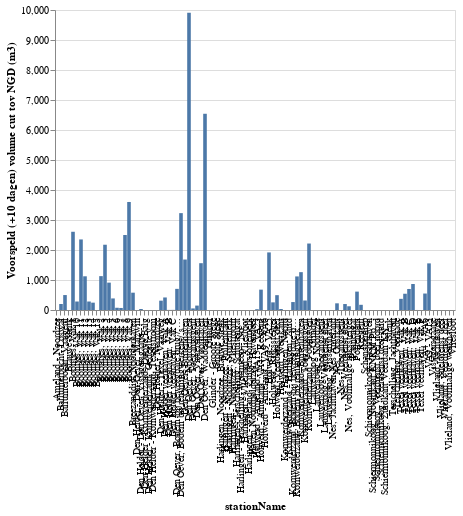

Here is the notebook cell this chart was saved with:
### Code cell
fig = alt.Chart(df_fc).mark_bar().encode(
    x='stationName',
    y='Voorspeld (+10 dagen) volume cut tov NGD (m3)',
    tooltip=['locationId', 'stationName', 'Voorspeld (+10 dagen) volume cut tov NGD (m3)']
)
fig

### Figure 1 — Vega-Lite specification as saved in the notebook (floating-point values rounded to 4 significant figures)
{"$schema": "https://vega.github.io/schema/vega-lite/v2.6.0.json", "config": {"view": {"height": 300, "width": 400}}, "data": {"name": "data-1cbc8393e3fd2e118f71cce5d4d1e2e0"}, "datasets": {"data-1cbc8393e3fd2e118f71cce5d4d1e2e0": [{"Voorspeld (+10 dagen) volume cut tov NGD (m3)": 311.1, "flag": 0, "locationId": "bv.1.7.1.1", "moduleInstanceId": "pr.Wind.minDepth.cutfill.volopp.setfill", "parameterId": "m3.minDepth.cut.f", "qualifierId": "q.all", "stationName": "Den Helder - Texel, Vaarweg", "units": "m3"}, {"Voorspeld (+10 dagen) volume cut tov NGD (m3)": 417.7, "flag": 0, "locationId": "bv.1.7.1.1.1.1", "moduleInstanceId": "pr.Wind.minDepth.cutfill.volopp.setfill", "parameterId": "m3.minDepth.cut.f", "qualifierId": "q.all", "stationName": "Den Helder veerhaven, Vak A", "units": "m3"}, {"Voorspeld (+10 dagen) volume cut tov NGD (m3)": 3.13, "flag": 0, "locationId": "bv.1.7.1.1.1.2", "moduleInstanceId": "pr.Wind.minDepth.cutfill.volopp.setfill", "parameterId": "m3.minDepth.cut.f", "qualifierId": "q.all", "stationName": "Den Helder veerhaven, Vak B", "units": "m3"}, {"Voorspeld (+10 dagen) volume cut tov NGD (m3)": 4.23, "flag": 0, "locationId": "bv.1.7.1.1.1.3", "moduleInstanceId": "pr.Wind.minDepth.cutfill.volopp.setfill", "parameterId": "m3.minDepth.cut.f", "qualifierId": "q.all", "stationName": "Den Helder veerhaven, Vak C", "units": "m3"}, {"Voorspeld (+10 dagen) volume cut tov NGD (m3)": 372.0, "flag": 0, "locationId": "bv.1.7.1.1.2.1", "moduleInstanceId": "pr.Wind.minDepth.cutfill.volopp.setfill", "parameterId": "m3.minDepth.cut.f", "qualifierId": "q.all", "stationName": "Texel veerhaven, Vak A", "units": "m3"}, {"Voorspeld (+10 dagen) volume cut tov NGD (m3)": 542.0, "flag": 0, "locationId": "bv.1.7.1.1.2.2", "moduleInstanceId": "pr.Wind.minDepth.cutfill.volopp.setfill", "parameterId": "m3.minDepth.cut.f", "qualifierId": "q.all", "stationName": "Texel veerhaven, Vak B", "units": "m3"}, {"Voorspeld (+10 dagen) volume cut tov NGD (m3)": 701.1, "flag": 0, "locationId": "bv.1.7.1.1.2.3", "moduleInstanceId": "pr.Wind.minDepth.cutfill.volopp.setfill", "parameterId": "m3.minDepth.cut.f", "qualifierId": "q.all", "stationName": "Texel veerhaven, Vak C", "units": "m3"}, {"Voorspeld (+10 dagen) volume cut tov NGD (m3)": 866.1, "flag": 0, "locationId": "bv.1.7.1.1.2.4", "moduleInstanceId": "pr.Wind.minDepth.cutfill.volopp.setfill", "parameterId": "m3.minDepth.cut.f", "qualifierId": "q.all", "stationName": "Texel veerhaven, Vak D", "units": "m3"}, {"Voorspeld (+10 dagen) volume cut tov NGD (m3)": 1.26, "flag": 0, "locationId": "bv.1.7.1.1.2.5", "moduleInstanceId": "pr.Wind.minDepth.cutfill.volopp.setfill", "parameterId": "m3.minDepth.cut.f", "qualifierId": "q.all", "stationName": "Texel veerhaven, Vak E", "units": "m3"}, {"Voorspeld (+10 dagen) volume cut tov NGD (m3)": 0, "flag": 0, "locationId": "bv.1.7.1.1.2.6", "moduleInstanceId": "pr.Wind.minDepth.cutfill.volopp.setfill", "parameterId": "m3.minDepth.cut.f", "qualifierId": "q.all", "stationName": "Texel veerhaven, Vak F", "units": "m3"}, {"Voorspeld (+10 dagen) volume cut tov NGD (m3)": 0, "flag": 0, "locationId": "bv.1.7.1.2", "moduleInstanceId": "pr.Wind.minDepth.cutfill.volopp.setfill", "parameterId": "m3.minDepth.cut.f", "qualifierId": "q.all", "stationName": "Den Helder - Noordzee", "units": "m3"}, {"Voorspeld (+10 dagen) volume cut tov NGD (m3)": 0, "flag": 0, "locationId": "bv.1.7.1.3.1", "moduleInstanceId": "pr.Wind.minDepth.cutfill.volopp.setfill", "parameterId": "m3.minDepth.cut.f", "qualifierId": "q.all", "stationName": "Visjagersgaatje", "units": "m3"}, {"Voorspeld (+10 dagen) volume cut tov NGD (m3)": 0, "flag": 0, "locationId": "bv.1.7.1.3.1.A", "moduleInstanceId": "pr.Wind.minDepth.cutfill.volopp.setfill", "parameterId": "m3.minDepth.cut.f", "qualifierId": "q.all", "stationName": "Den Helder - Den Oever, Malzwin", "units": "m3"}, {"Voorspeld (+10 dagen) volume cut tov NGD (m3)": 33.76, "flag": 0, "locationId": "bv.1.7.1.3.1.B", "moduleInstanceId": "pr.Wind.minDepth.cutfill.volopp.setfill", "parameterId": "m3.minDepth.cut.f", "qualifierId": "q.all", "stationName": "Den Helder - Den Oever, Visjagersgaatje -Den Oever", "units": "m3"}, {"Voorspeld (+10 dagen) volume cut tov NGD (m3)": 52.46, "flag": 0, "locationId": "bv.1.7.1.3.2.1", "moduleInstanceId": "pr.Wind.minDepth.cutfill.volopp.setfill", "parameterId": "m3.minDepth.cut.f", "qualifierId": "q.all", "stationName": "Den Oever, Toegangsgeul", "units": "m3"}, {"Voorspeld (+10 dagen) volume cut tov NGD (m3)": 1682.0, "flag": 0, "locationId": "bv.1.7.1.3.2.2", "moduleInstanceId": "pr.Wind.minDepth.cutfill.volopp.setfill", "parameterId": "m3.minDepth.cut.f", "qualifierId": "q.all", "stationName": "Den Oever, Buitenhaven", "units": "m3"}, {"Voorspeld (+10 dagen) volume cut tov NGD (m3)": 1560.0, "flag": 0, "locationId": "bv.1.7.1.3.2.3", "moduleInstanceId": "pr.Wind.minDepth.cutfill.volopp.setfill", "parameterId": "m3.minDepth.cut.f", "qualifierId": "q.all", "stationName": "Den Oever, Voorhaven", "units": "m3"}, {"Voorspeld (+10 dagen) volume cut tov NGD (m3)": 9911.0, "flag": 0, "locationId": "bv.1.7.1.3.2.4", "moduleInstanceId": "pr.Wind.minDepth.cutfill.volopp.setfill", "parameterId": "m3.minDepth.cut.f", "qualifierId": "q.all", "stationName": "Den Oever, Noorderhaven", "units": "m3"}, {"Voorspeld (+10 dagen) volume cut tov NGD (m3)": 6541.0, "flag": 0, "locationId": "bv.1.7.1.3.2.5", "moduleInstanceId": "pr.Wind.minDepth.cutfill.volopp.setfill", "parameterId": "m3.minDepth.cut.f", "qualifierId": "q.all", "stationName": "Den Oever, Waddenhaven", "units": "m3"}, {"Voorspeld (+10 dagen) volume cut tov NGD (m3)": 147.0, "flag": 0, "locationId": "bv.1.7.1.3.2.6", "moduleInstanceId": "pr.Wind.minDepth.cutfill.volopp.setfill", "parameterId": "m3.minDepth.cut.f", "qualifierId": "q.all", "stationName": "Den Oever, Vissershaven", "units": "m3"}, {"Voorspeld (+10 dagen) volume cut tov NGD (m3)": 3229.0, "flag": 0, "locationId": "bv.1.7.1.3.2.7", "moduleInstanceId": "pr.Wind.minDepth.cutfill.volopp.setfill", "parameterId": "m3.minDepth.cut.f", "qualifierId": "q.all", "stationName": "Den Oever, Bodem bij remmingwerken / steiger", "units": "m3"}, {"Voorspeld (+10 dagen) volume cut tov NGD (m3)": 704.5, "flag": 0, "locationId": "bv.1.7.1.3.2.8", "moduleInstanceId": "pr.Wind.minDepth.cutfill.volopp.setfill", "parameterId": "m3.minDepth.cut.f", "qualifierId": "q.all", "stationName": "Den Oever, Bodem bij beweegbare brug / sluis", "units": "m3"}, {"Voorspeld (+10 dagen) volume cut tov NGD (m3)": 316.8, "flag": 0, "locationId": "bv.1.7.1.4.1.1", "moduleInstanceId": "pr.Wind.minDepth.cutfill.volopp.setfill", "parameterId": "m3.minDepth.cut.f", "qualifierId": "q.all", "stationName": "Kornwerderzand, Toegangsgeul", "units": "m3"}, {"Voorspeld (+10 dagen) volume cut tov NGD (m3)": 1262.0, "flag": 0, "locationId": "bv.1.7.1.4.1.2", "moduleInstanceId": "pr.Wind.minDepth.cutfill.volopp.setfill", "parameterId": "m3.minDepth.cut.f", "qualifierId": "q.all", "stationName": "Kornwerderzand, Buitenhaven", "units": "m3"}, {"Voorspeld (+10 dagen) volume cut tov NGD (m3)": 2216.0, "flag": 0, "locationId": "bv.1.7.1.4.1.3", "moduleInstanceId": "pr.Wind.minDepth.cutfill.volopp.setfill", "parameterId": "m3.minDepth.cut.f", "qualifierId": "q.all", "stationName": "Kornwerderzand, Voorhaven", "units": "m3"}, {"Voorspeld (+10 dagen) volume cut tov NGD (m3)": 1119.0, "flag": 0, "locationId": "bv.1.7.1.4.1.4", "moduleInstanceId": "pr.Wind.minDepth.cutfill.volopp.setfill", "parameterId": "m3.minDepth.cut.f", "qualifierId": "q.all", "stationName": "Kornwerderzand, Bodem bij remmingwerken / steiger", "units": "m3"}, {"Voorspeld (+10 dagen) volume cut tov NGD (m3)": 264.7, "flag": 0, "locationId": "bv.1.7.1.4.1.5", "moduleInstanceId": "pr.Wind.minDepth.cutfill.volopp.setfill", "parameterId": "m3.minDepth.cut.f", "qualifierId": "q.all", "stationName": "Kornwerderzand, Bodem bij beweegbare brug / sluis", "units": "m3"}, {"Voorspeld (+10 dagen) volume cut tov NGD (m3)": 577.2, "flag": 0, "locationId": "bv.1.7.1.4.2", "moduleInstanceId": "pr.Wind.minDepth.cutfill.volopp.setfill", "parameterId": "m3.minDepth.cut.f", "qualifierId": "q.all", "stationName": "Breezanddijk Noorderhaven", "units": "m3"}, {"Voorspeld (+10 dagen) volume cut tov NGD (m3)": 0, "flag": 0, "locationId": "bv.1.7.1.4.A", "moduleInstanceId": "pr.Wind.minDepth.cutfill.volopp.setfill", "parameterId": "m3.minDepth.cut.f", "qualifierId": "q.all", "stationName": "Den Helder - Kornwerderzand, Texelstroom", "units": "m3"}, {"Voorspeld (+10 dagen) volume cut tov NGD (m3)": 0, "flag": 0, "locationId": "bv.1.7.1.4.B", "moduleInstanceId": "pr.Wind.minDepth.cutfill.volopp.setfill", "parameterId": "m3.minDepth.cut.f", "qualifierId": "q.all", "stationName": "Den Helder - Kornwerderzand, Doove Balg", "units": "m3"}, {"Voorspeld (+10 dagen) volume cut tov NGD (m3)": 0, "flag": 0, "locationId": "bv.1.7.1.4.C", "moduleInstanceId": "pr.Wind.minDepth.cutfill.volopp.setfill", "parameterId": "m3.minDepth.cut.f", "qualifierId": "q.all", "stationName": "Den Helder - Kornwerderzand, Gedeelte van Boontjes", "units": "m3"}, {"Voorspeld (+10 dagen) volume cut tov NGD (m3)": 2608.0, "flag": 0, "locationId": "bv.1.7.1.5.1.A", "moduleInstanceId": "pr.Wind.minDepth.cutfill.volopp.setfill", "parameterId": "m3.minDepth.cut.f", "qualifierId": "q.all", "stationName": "Boontjes, Vak 1", "units": "m3"}, {"Voorspeld (+10 dagen) volume cut tov NGD (m3)": 1129.0, "flag": 0, "locationId": "bv.1.7.1.5.1.B", "moduleInstanceId": "pr.Wind.minDepth.cutfill.volopp.setfill", "parameterId": "m3.minDepth.cut.f", "qualifierId": "q.all", "stationName": "Boontjes, Vak 2", "units": "m3"}, {"Voorspeld (+10 dagen) volume cut tov NGD (m3)": 2176.0, "flag": 0, "locationId": "bv.1.7.1.5.1.C", "moduleInstanceId": "pr.Wind.minDepth.cutfill.volopp.setfill", "parameterId": "m3.minDepth.cut.f", "qualifierId": "q.all", "stationName": "Boontjes, Vak 3", "units": "m3"}, {"Voorspeld (+10 dagen) volume cut tov NGD (m3)": 912.2, "flag": 0, "locationId": "bv.1.7.1.5.1.D", "moduleInstanceId": "pr.Wind.minDepth.cutfill.volopp.setfill", "parameterId": "m3.minDepth.cut.f", "qualifierId": "q.all", "stationName": "Boontjes, Vak 4", "units": "m3"}, {"Voorspeld (+10 dagen) volume cut tov NGD (m3)": 385.5, "flag": 0, "locationId": "bv.1.7.1.5.1.E", "moduleInstanceId": "pr.Wind.minDepth.cutfill.volopp.setfill", "parameterId": "m3.minDepth.cut.f", "qualifierId": "q.all", "stationName": "Boontjes, Vak 5", "units": "m3"}, {"Voorspeld (+10 dagen) volume cut tov NGD (m3)": 74.56, "flag": 0, "locationId": "bv.1.7.1.5.1.F", "moduleInstanceId": "pr.Wind.minDepth.cutfill.volopp.setfill", "parameterId": "m3.minDepth.cut.f", "qualifierId": "q.all", "stationName": "Boontjes, Vak 6", "units": "m3"}, {"Voorspeld (+10 dagen) volume cut tov NGD (m3)": 67.98, "flag": 0, "locationId": "bv.1.7.1.5.1.G", "moduleInstanceId": "pr.Wind.minDepth.cutfill.volopp.setfill", "parameterId": "m3.minDepth.cut.f", "qualifierId": "q.all", "stationName": "Boontjes, Vak 7", "units": "m3"}, {"Voorspeld (+10 dagen) volume cut tov NGD (m3)": 2499.0, "flag": 0, "locationId": "bv.1.7.1.5.1.H", "moduleInstanceId": "pr.Wind.minDepth.cutfill.volopp.setfill", "parameterId": "m3.minDepth.cut.f", "qualifierId": "q.all", "stationName": "Boontjes, Vak 8", "units": "m3"}, {"Voorspeld (+10 dagen) volume cut tov NGD (m3)": 3601.0, "flag": 0, "locationId": "bv.1.7.1.5.1.I", "moduleInstanceId": "pr.Wind.minDepth.cutfill.volopp.setfill", "parameterId": "m3.minDepth.cut.f", "qualifierId": "q.all", "stationName": "Boontjes, Vak 9", "units": "m3"}, {"Voorspeld (+10 dagen) volume cut tov NGD (m3)": 282.9, "flag": 0, "locationId": "bv.1.7.1.5.1.J", "moduleInstanceId": "pr.Wind.minDepth.cutfill.volopp.setfill", "parameterId": "m3.minDepth.cut.f", "qualifierId": "q.all", "stationName": "Boontjes, Vak 10", "units": "m3"}, {"Voorspeld (+10 dagen) volume cut tov NGD (m3)": 2352.0, "flag": 0, "locationId": "bv.1.7.1.5.1.K", "moduleInstanceId": "pr.Wind.minDepth.cutfill.volopp.setfill", "parameterId": "m3.minDepth.cut.f", "qualifierId": "q.all", "stationName": "Boontjes, Vak 11", "units": "m3"}, {"Voorspeld (+10 dagen) volume cut tov NGD (m3)": 1123.0, "flag": 0, "locationId": "bv.1.7.1.5.1.L", "moduleInstanceId": "pr.Wind.minDepth.cutfill.volopp.setfill", "parameterId": "m3.minDepth.cut.f", "qualifierId": "q.all", "stationName": "Boontjes, Vak 12", "units": "m3"}, {"Voorspeld (+10 dagen) volume cut tov NGD (m3)": 282.8, "flag": 0, "locationId": "bv.1.7.1.5.1.M", "moduleInstanceId": "pr.Wind.minDepth.cutfill.volopp.setfill", "parameterId": "m3.minDepth.cut.f", "qualifierId": "q.all", "stationName": "Boontjes, Vak 13", "units": "m3"}, {"Voorspeld (+10 dagen) volume cut tov NGD (m3)": 244.8, "flag": 0, "locationId": "bv.1.7.1.5.1.N", "moduleInstanceId": "pr.Wind.minDepth.cutfill.volopp.setfill", "parameterId": "m3.minDepth.cut.f", "qualifierId": "q.all", "stationName": "Boontjes, Vak 14", "units": "m3"}, {"Voorspeld (+10 dagen) volume cut tov NGD (m3)": 0.38, "flag": 0, "locationId": "bv.1.7.1.5.1.O", "moduleInstanceId": "pr.Wind.minDepth.cutfill.volopp.setfill", "parameterId": "m3.minDepth.cut.f", "qualifierId": "q.all", "stationName": "Boontjes, Vak 15", "units": "m3"}, {"Voorspeld (+10 dagen) volume cut tov NGD (m3)": 0, "flag": 0, "locationId": "bv.1.7.1.5.2", "moduleInstanceId": "pr.Wind.minDepth.cutfill.volopp.setfill", "parameterId": "m3.minDepth.cut.f", "qualifierId": "q.all", "stationName": "Kornwerderzand - Harlingen, Zuid", "units": "m3"}, {"Voorspeld (+10 dagen) volume cut tov NGD (m3)": 0, "flag": 0, "locationId": "bv.1.7.1.5.3", "moduleInstanceId": "pr.Wind.minDepth.cutfill.volopp.setfill", "parameterId": "m3.minDepth.cut.f", "qualifierId": "q.all", "stationName": "Kornwerderzand - Harlingen, Noord", "units": "m3"}, {"Voorspeld (+10 dagen) volume cut tov NGD (m3)": 0, "flag": 0, "locationId": "bv.1.7.2.1.1", "moduleInstanceId": "pr.Wind.minDepth.cutfill.volopp.setfill", "parameterId": "m3.minDepth.cut.f", "qualifierId": "q.all", "stationName": "Slenk", "units": "m3"}, {"Voorspeld (+10 dagen) volume cut tov NGD (m3)": 0, "flag": 0, "locationId": "bv.1.7.2.1.1.A", "moduleInstanceId": "pr.Wind.minDepth.cutfill.volopp.setfill", "parameterId": "m3.minDepth.cut.f", "qualifierId": "q.all", "stationName": "Harlingen - Terschelling, Westmeep - Noordmeep", "units": "m3"}, {"Voorspeld (+10 dagen) volume cut tov NGD (m3)": 0, "flag": 0, "locationId": "bv.1.7.2.1.1.B", "moduleInstanceId": "pr.Wind.minDepth.cutfill.volopp.setfill", "parameterId": "m3.minDepth.cut.f", "qualifierId": "q.all", "stationName": "Harlingen - Terschelling, Schuitengat", "units": "m3"}, {"Voorspeld (+10 dagen) volume cut tov NGD (m3)": 0, "flag": 0, "locationId": "bv.1.7.2.1.2.1", "moduleInstanceId": "pr.Wind.minDepth.cutfill.volopp.setfill", "parameterId": "m3.minDepth.cut.f", "qualifierId": "q.all", "stationName": "Terschelling, Jachthaven", "units": "m3"}, {"Voorspeld (+10 dagen) volume cut tov NGD (m3)": 0, "flag": 0, "locationId": "bv.1.7.2.1.2.2", "moduleInstanceId": "pr.Wind.minDepth.cutfill.volopp.setfill", "parameterId": "m3.minDepth.cut.f", "qualifierId": "q.all", "stationName": "Terschelling, Veerkade", "units": "m3"}, {"Voorspeld (+10 dagen) volume cut tov NGD (m3)": 0, "flag": 0, "locationId": "bv.1.7.2.2.1", "moduleInstanceId": "pr.Wind.minDepth.cutfill.volopp.setfill", "parameterId": "m3.minDepth.cut.f", "qualifierId": "q.all", "stationName": "Vliesloot", "units": "m3"}, {"Voorspeld (+10 dagen) volume cut tov NGD (m3)": 0, "flag": 0, "locationId": "bv.1.7.2.2.1.A", "moduleInstanceId": "pr.Wind.minDepth.cutfill.volopp.setfill", "parameterId": "m3.minDepth.cut.f", "qualifierId": "q.all", "stationName": "Harlingen - Vlieland, Zuiderstortemelk", "units": "m3"}, {"Voorspeld (+10 dagen) volume cut tov NGD (m3)": 0, "flag": 0, "locationId": "bv.1.7.2.2.1.B", "moduleInstanceId": "pr.Wind.minDepth.cutfill.volopp.setfill", "parameterId": "m3.minDepth.cut.f", "qualifierId": "q.all", "stationName": "Harlingen - Vlieland, Vliesloot", "units": "m3"}, {"Voorspeld (+10 dagen) volume cut tov NGD (m3)": 0, "flag": 0, "locationId": "bv.1.7.2.2.2.1", "moduleInstanceId": "pr.Wind.minDepth.cutfill.volopp.setfill", "parameterId": "m3.minDepth.cut.f", "qualifierId": "q.all", "stationName": "Vlieland, Veerdienst deel", "units": "m3"}, {"Voorspeld (+10 dagen) volume cut tov NGD (m3)": 0, "flag": 0, "locationId": "bv.1.7.2.2.2.2", "moduleInstanceId": "pr.Wind.minDepth.cutfill.volopp.setfill", "parameterId": "m3.minDepth.cut.f", "qualifierId": "q.all", "stationName": "Vlieland, Sneldienst deel", "units": "m3"}, {"Voorspeld (+10 dagen) volume cut tov NGD (m3)": 0, "flag": 0, "locationId": "bv.1.7.2.2.3.1", "moduleInstanceId": "pr.Wind.minDepth.cutfill.volopp.setfill", "parameterId": "m3.minDepth.cut.f", "qualifierId": "q.all", "stationName": "Vlieland, Jachthaven", "units": "m3"}, {"Voorspeld (+10 dagen) volume cut tov NGD (m3)": 0, "flag": 0, "locationId": "bv.1.7.2.2.3.2", "moduleInstanceId": "pr.Wind.minDepth.cutfill.volopp.setfill", "parameterId": "m3.minDepth.cut.f", "qualifierId": "q.all", "stationName": "Vlieland, Voormalige werkhaven", "units": "m3"}, {"Voorspeld (+10 dagen) volume cut tov NGD (m3)": 613.1, "flag": 0, "locationId": "bv.1.7.2.3.1", "moduleInstanceId": "pr.Wind.minDepth.cutfill.volopp.setfill", "parameterId": "m3.minDepth.cut.f", "qualifierId": "q.all", "stationName": "Pollendam", "units": "m3"}, {"Voorspeld (+10 dagen) volume cut tov NGD (m3)": 0, "flag": 0, "locationId": "bv.1.7.2.3.1.A", "moduleInstanceId": "pr.Wind.minDepth.cutfill.volopp.setfill", "parameterId": "m3.minDepth.cut.f", "qualifierId": "q.all", "stationName": "Harlingen - Noordzee, Pollendam", "units": "m3"}, {"Voorspeld (+10 dagen) volume cut tov NGD (m3)": 0, "flag": 0, "locationId": "bv.1.7.2.3.1.B", "moduleInstanceId": "pr.Wind.minDepth.cutfill.volopp.setfill", "parameterId": "m3.minDepth.cut.f", "qualifierId": "q.all", "stationName": "Harlingen - Noordzee, Blauwe Slenk", "units": "m3"}, {"Voorspeld (+10 dagen) volume cut tov NGD (m3)": 0, "flag": 0, "locationId": "bv.1.7.2.3.1.C", "moduleInstanceId": "pr.Wind.minDepth.cutfill.volopp.setfill", "parameterId": "m3.minDepth.cut.f", "qualifierId": "q.all", "stationName": "Harlingen - Noordzee, Vliestroom", "units": "m3"}, {"Voorspeld (+10 dagen) volume cut tov NGD (m3)": 0, "flag": 0, "locationId": "bv.1.7.2.3.1.D", "moduleInstanceId": "pr.Wind.minDepth.cutfill.volopp.setfill", "parameterId": "m3.minDepth.cut.f", "qualifierId": "q.all", "stationName": "Harlingen - Noordzee, Stortemelk", "units": "m3"}, {"Voorspeld (+10 dagen) volume cut tov NGD (m3)": 0, "flag": 0, "locationId": "bv.1.7.2.3.2", "moduleInstanceId": "pr.Wind.minDepth.cutfill.volopp.setfill", "parameterId": "m3.minDepth.cut.f", "qualifierId": "q.all", "stationName": "Blauwe Slenk", "units": "m3"}, {"Voorspeld (+10 dagen) volume cut tov NGD (m3)": 0, "flag": 0, "locationId": "bv.1.7.2.3.3", "moduleInstanceId": "pr.Wind.minDepth.cutfill.volopp.setfill", "parameterId": "m3.minDepth.cut.f", "qualifierId": "q.all", "stationName": "Pannengat", "units": "m3"}, {"Voorspeld (+10 dagen) volume cut tov NGD (m3)": 1920.0, "flag": 0, "locationId": "bv.1.7.3.1.1", "moduleInstanceId": "pr.Wind.minDepth.cutfill.volopp.setfill", "parameterId": "m3.minDepth.cut.f", "qualifierId": "q.all", "stationName": "Holwerd - VA25", "units": "m3"}, {"Voorspeld (+10 dagen) volume cut tov NGD (m3)": 548.9, "flag": 0, "locationId": "bv.1.7.3.1.2.A", "moduleInstanceId": "pr.Wind.minDepth.cutfill.volopp.setfill", "parameterId": "m3.minDepth.cut.f", "qualifierId": "q.all", "stationName": "VA4 - VA6", "units": "m3"}, {"Voorspeld (+10 dagen) volume cut tov NGD (m3)": 1554.0, "flag": 0, "locationId": "bv.1.7.3.1.2.B", "moduleInstanceId": "pr.Wind.minDepth.cutfill.volopp.setfill", "parameterId": "m3.minDepth.cut.f", "qualifierId": "q.all", "stationName": "VA9 - VA13", "units": "m3"}, {"Voorspeld (+10 dagen) volume cut tov NGD (m3)": 173.4, "flag": 0, "locationId": "bv.1.7.3.1.3", "moduleInstanceId": "pr.Wind.minDepth.cutfill.volopp.setfill", "parameterId": "m3.minDepth.cut.f", "qualifierId": "q.all", "stationName": "Reegeul", "units": "m3"}, {"Voorspeld (+10 dagen) volume cut tov NGD (m3)": 494.4, "flag": 0, "locationId": "bv.1.7.3.1.4.1", "moduleInstanceId": "pr.Wind.minDepth.cutfill.volopp.setfill", "parameterId": "m3.minDepth.cut.f", "qualifierId": "q.all", "stationName": "Holwerd, Veerdienst deel", "units": "m3"}, {"Voorspeld (+10 dagen) volume cut tov NGD (m3)": 254.6, "flag": 0, "locationId": "bv.1.7.3.1.4.2", "moduleInstanceId": "pr.Wind.minDepth.cutfill.volopp.setfill", "parameterId": "m3.minDepth.cut.f", "qualifierId": "q.all", "stationName": "Holwerd, Rijkssteiger", "units": "m3"}, {"Voorspeld (+10 dagen) volume cut tov NGD (m3)": 32.77, "flag": 0, "locationId": "bv.1.7.3.1.4.3", "moduleInstanceId": "pr.Wind.minDepth.cutfill.volopp.setfill", "parameterId": "m3.minDepth.cut.f", "qualifierId": "q.all", "stationName": "Holwerd, Westkant", "units": "m3"}, {"Voorspeld (+10 dagen) volume cut tov NGD (m3)": 198.9, "flag": 0, "locationId": "bv.1.7.3.1.5.1", "moduleInstanceId": "pr.Wind.minDepth.cutfill.volopp.setfill", "parameterId": "m3.minDepth.cut.f", "qualifierId": "q.all", "stationName": "Nes, Veerdienst deel", "units": "m3"}, {"Voorspeld (+10 dagen) volume cut tov NGD (m3)": 124.2, "flag": 0, "locationId": "bv.1.7.3.1.5.2", "moduleInstanceId": "pr.Wind.minDepth.cutfill.volopp.setfill", "parameterId": "m3.minDepth.cut.f", "qualifierId": "q.all", "stationName": "Nes, Voormalige rijkssteiger", "units": "m3"}, {"Voorspeld (+10 dagen) volume cut tov NGD (m3)": 0, "flag": 0, "locationId": "bv.1.7.3.1.5.3", "moduleInstanceId": "pr.Wind.minDepth.cutfill.volopp.setfill", "parameterId": "m3.minDepth.cut.f", "qualifierId": "q.all", "stationName": "Nes, Toegangsgeul", "units": "m3"}, {"Voorspeld (+10 dagen) volume cut tov NGD (m3)": 222.5, "flag": 0, "locationId": "bv.1.7.3.1.5.4", "moduleInstanceId": "pr.Wind.minDepth.cutfill.volopp.setfill", "parameterId": "m3.minDepth.cut.f", "qualifierId": "q.all", "stationName": "Nes, Oostkant", "units": "m3"}, {"Voorspeld (+10 dagen) volume cut tov NGD (m3)": 0, "flag": 0, "locationId": "bv.1.7.3.1.5.5", "moduleInstanceId": "pr.Wind.minDepth.cutfill.volopp.setfill", "parameterId": "m3.minDepth.cut.f", "qualifierId": "q.all", "stationName": "Nes, Jachthaven Nes Ameland", "units": "m3"}, {"Voorspeld (+10 dagen) volume cut tov NGD (m3)": 25.85, "flag": 0, "locationId": "bv.1.7.3.1.A", "moduleInstanceId": "pr.Wind.minDepth.cutfill.volopp.setfill", "parameterId": "m3.minDepth.cut.f", "qualifierId": "q.all", "stationName": "Holwerd - Ameland, VA13 - VA25", "units": "m3"}, {"Voorspeld (+10 dagen) volume cut tov NGD (m3)": 0, "flag": 0, "locationId": "bv.1.7.3.1.B", "moduleInstanceId": "pr.Wind.minDepth.cutfill.volopp.setfill", "parameterId": "m3.minDepth.cut.f", "qualifierId": "q.all", "stationName": "Holwerd - Ameland, VA9 - VA6", "units": "m3"}, {"Voorspeld (+10 dagen) volume cut tov NGD (m3)": 678.7, "flag": 0, "locationId": "bv.1.7.3.1.C", "moduleInstanceId": "pr.Wind.minDepth.cutfill.volopp.setfill", "parameterId": "m3.minDepth.cut.f", "qualifierId": "q.all", "stationName": "Holwerd - Ameland, VA4 - Reegeul", "units": "m3"}, {"Voorspeld (+10 dagen) volume cut tov NGD (m3)": 201.0, "flag": 0, "locationId": "bv.1.7.3.2.1.1", "moduleInstanceId": "pr.Wind.minDepth.cutfill.volopp.setfill", "parameterId": "m3.minDepth.cut.f", "qualifierId": "q.all", "stationName": "Ballumerbocht, Loswal", "units": "m3"}, {"Voorspeld (+10 dagen) volume cut tov NGD (m3)": 498.1, "flag": 0, "locationId": "bv.1.7.3.2.1.2", "moduleInstanceId": "pr.Wind.minDepth.cutfill.volopp.setfill", "parameterId": "m3.minDepth.cut.f", "qualifierId": "q.all", "stationName": "Ballumerbocht, Vaargeul", "units": "m3"}, {"Voorspeld (+10 dagen) volume cut tov NGD (m3)": 0, "flag": 0, "locationId": "bv.1.7.3.2.A", "moduleInstanceId": "pr.Wind.minDepth.cutfill.volopp.setfill", "parameterId": "m3.minDepth.cut.f", "qualifierId": "q.all", "stationName": "Ameland - Noordzee", "units": "m3"}, {"Voorspeld (+10 dagen) volume cut tov NGD (m3)": 0, "flag": 0, "locationId": "bv.1.7.4.1.1", "moduleInstanceId": "pr.Wind.minDepth.cutfill.volopp.setfill", "parameterId": "m3.minDepth.cut.f", "qualifierId": "q.all", "stationName": "Glinder", "units": "m3"}, {"Voorspeld (+10 dagen) volume cut tov NGD (m3)": 0, "flag": 0, "locationId": "bv.1.7.4.1.1.A", "moduleInstanceId": "pr.Wind.minDepth.cutfill.volopp.setfill", "parameterId": "m3.minDepth.cut.f", "qualifierId": "q.all", "stationName": "Lauwersoog - Glinder", "units": "m3"}, {"Voorspeld (+10 dagen) volume cut tov NGD (m3)": 0, "flag": 0, "locationId": "bv.1.7.4.1.1.B", "moduleInstanceId": "pr.Wind.minDepth.cutfill.volopp.setfill", "parameterId": "m3.minDepth.cut.f", "qualifierId": "q.all", "stationName": "Glinder - Groote Siege", "units": "m3"}, {"Voorspeld (+10 dagen) volume cut tov NGD (m3)": 0, "flag": 0, "locationId": "bv.1.7.4.1.2", "moduleInstanceId": "pr.Wind.minDepth.cutfill.volopp.setfill", "parameterId": "m3.minDepth.cut.f", "qualifierId": "q.all", "stationName": "Groote Siege", "units": "m3"}, {"Voorspeld (+10 dagen) volume cut tov NGD (m3)": 0, "flag": 0, "locationId": "bv.1.7.4.1.3.1.A", "moduleInstanceId": "pr.Wind.minDepth.cutfill.volopp.setfill", "parameterId": "m3.minDepth.cut.f", "qualifierId": "q.all", "stationName": "Schiermonnikoog, Veerdienst deel zuid", "units": "m3"}, {"Voorspeld (+10 dagen) volume cut tov NGD (m3)": 0, "flag": 0, "locationId": "bv.1.7.4.1.3.1.B", "moduleInstanceId": "pr.Wind.minDepth.cutfill.volopp.setfill", "parameterId": "m3.minDepth.cut.f", "qualifierId": "q.all", "stationName": "Schiermonnikoog, Zuidkant Veerdam KNRM", "units": "m3"}, {"Voorspeld (+10 dagen) volume cut tov NGD (m3)": 0, "flag": 0, "locationId": "bv.1.7.4.1.3.2.A", "moduleInstanceId": "pr.Wind.minDepth.cutfill.volopp.setfill", "parameterId": "m3.minDepth.cut.f", "qualifierId": "q.all", "stationName": "Schiermonnikoog, Veerdienst deel noord", "units": "m3"}, {"Voorspeld (+10 dagen) volume cut tov NGD (m3)": 0, "flag": 0, "locationId": "bv.1.7.4.1.3.2.B", "moduleInstanceId": "pr.Wind.minDepth.cutfill.volopp.setfill", "parameterId": "m3.minDepth.cut.f", "qualifierId": "q.all", "stationName": "Schiermonnikoog, Noordkant KNRM Ponton", "units": "m3"}, {"Voorspeld (+10 dagen) volume cut tov NGD (m3)": 0, "flag": 0, "locationId": "bv.1.7.4.1.3.3", "moduleInstanceId": "pr.Wind.minDepth.cutfill.volopp.setfill", "parameterId": "m3.minDepth.cut.f", "qualifierId": "q.all", "stationName": "Schiermonnikoog, Jachthaven", "units": "m3"}, {"Voorspeld (+10 dagen) volume cut tov NGD (m3)": 0, "flag": 0, "locationId": "bv.1.7.4.1.4.1", "moduleInstanceId": "pr.Wind.minDepth.cutfill.volopp.setfill", "parameterId": "m3.minDepth.cut.f", "qualifierId": "q.all", "stationName": "Lauwersoog, Veerdienst deel", "units": "m3"}, {"Voorspeld (+10 dagen) volume cut tov NGD (m3)": 0, "flag": 0, "locationId": "bv.1.7.4.1.4.2", "moduleInstanceId": "pr.Wind.minDepth.cutfill.volopp.setfill", "parameterId": "m3.minDepth.cut.f", "qualifierId": "q.all", "stationName": "Lauwersoog, Toegangsgeul", "units": "m3"}, {"Voorspeld (+10 dagen) volume cut tov NGD (m3)": 0, "flag": 0, "locationId": "bv.1.7.4.1.4.3", "moduleInstanceId": "pr.Wind.minDepth.cutfill.volopp.setfill", "parameterId": "m3.minDepth.cut.f", "qualifierId": "q.all", "stationName": "Lauwersoog, Visserijhaven", "units": "m3"}, {"Voorspeld (+10 dagen) volume cut tov NGD (m3)": 0, "flag": 0, "locationId": "bv.1.7.4.2", "moduleInstanceId": "pr.Wind.minDepth.cutfill.volopp.setfill", "parameterId": "m3.minDepth.cut.f", "qualifierId": "q.all", "stationName": "Lauwersoog - Noordzee", "units": "m3"}, {"Voorspeld (+10 dagen) volume cut tov NGD (m3)": 0, "flag": 0, "locationId": "bv.1.7.5.1", "moduleInstanceId": "pr.Wind.minDepth.cutfill.volopp.setfill", "parameterId": "m3.minDepth.cut.f", "qualifierId": "q.all", "stationName": "Haven Noordpolderzijl, Havendeel", "units": "m3"}, {"Voorspeld (+10 dagen) volume cut tov NGD (m3)": 0, "flag": 0, "locationId": "bv.1.7.6.2", "moduleInstanceId": "pr.Wind.minDepth.cutfill.volopp.setfill", "parameterId": "m3.minDepth.cut.f", "qualifierId": "q.all", "stationName": "Schanskerdiep", "units": "m3"}]}, "encoding": {"tooltip": [{"field": "locationId", "type": "nominal"}, {"field": "stationName", "type": "nominal"}, {"field": "Voorspeld (+10 dagen) volume cut tov NGD (m3)", "type": "quantitative"}], "x": {"field": "stationName", "type": "nominal"}, "y": {"field": "Voorspeld (+10 dagen) volume cut tov NGD (m3)", "type": "quantitative"}}, "mark": "bar"}
